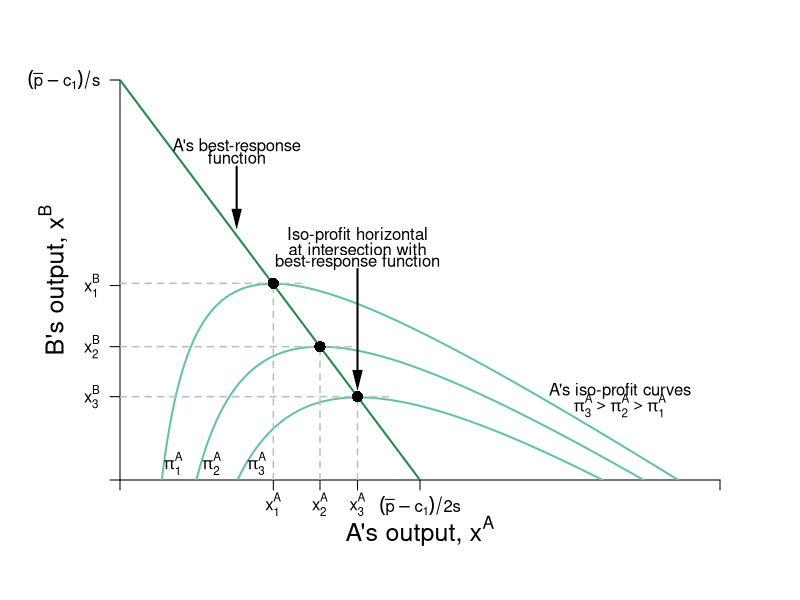

Here is the R script that generated this plot:
require(shape)
pdf(file = "competitionmarkets/cournot_brf_isoA.pdf", width = 9, height = 7)

#Set parameters for graphics
axislabelsize <- 1.5
graphlinewidth <- 2
segmentlinewidth <- 1.5

COL <- c("#7fc97f", "#beaed4", "#fdc086", "#ffff99", "#386cb0", "#f0027f", "#bf5b17", "#666666")
COLA <- c("#99d8c9","#66c2a4","#41ae76", "#238b45", "#005824")
COLB <- c("#4eb3d3", "#2b8cbe", "#0868ac","#084081")

par(mar =  c(6, 6, 4, 4))

piA <- function(xa, xb, s = 0.5, pmax = 20, c1 = 2) {
  (pmax - s*xb)*xa - s*(xa)^2 - c1*xa
}

piB <- function(xa, xb, s = 0.5, pmax = 20, c1 = 2) {
  (pmax - s*xa)*xb - s*(xb)^2 - c1*xb
}

brfB <- function(xa, s = 0.5, pmax = 20, c1 = 2) {
  (pmax - c1)/(2*s) - (1/2)*xa
}

brfA <- function(xa, s = 0.5, pmax = 20, c1 = 2) {
  (pmax - c1)/s - 2*xa
}




xlims <- c(0, 36)
ylims <- c(0, 36)

npts <- 501 
x <- seq(xlims[1], xlims[2], length.out = npts)
y <- seq(ylims[1], ylims[2], length.out = npts) 
a <- c(42, 72, 102)
b <- c(72, 81, 90)


#B's value when at A's bliss point
#0.35*log(5.88) + 0.35*log(8.88) + 0.5*log(10 - 5.88) + 0.5*log(15 - 8.88) 

#B's bliss point x = 4.11765; y = 6.17647
#A's value when at A's bliss point
#0.5*log(4.11765) + 0.5*log(6.17647) + 0.35*log(10 - 4.11765) + 0.35*log(15 - 6.17647) 


plot(0, 0, xlim = xlims, ylim = ylims, type = "n",
     xlab = expression(paste("")),
     ylab = expression(paste("")), 
     xaxt = "n", 
     yaxt = "n", 
     cex.lab = axislabelsize, 
     bty = "n",
     xaxs="i", 
     yaxs="i")

# ticksy <- seq(from = 0, to = ylims[2], by = 2)
# ylabels <- seq(from = 0, to = ylims[2], by = 2)
# ticksx <- seq(from = 0, to = xlims[2], by = 2)
# xlabels <- seq(from = 0, to = xlims[2], by = 2)
ticksy <- c(0, 7.5, 12, 17.5, ylims[2])
ylabels <- c(NA, expression(paste(x[3]^B)), expression(paste(x[2]^B)), expression(paste(x[1]^B)), expression(paste((bar(p) - c[1])/s)))
ticksx <- c(0, 9.2, 12, 14.25, 18, xlims[2])
xlabels <- c(NA, expression(paste(x[1]^A)), expression(paste(x[2]^A)), expression(paste(x[3]^A)), expression(paste((bar(p) - c[1])/2*s)), NA)


axis(1, at = ticksx, pos = 0, labels = xlabels)
axis(2, at = ticksy, pos = 0, labels = ylabels, las = 1)

npts <- 500 
xx1 <- seq(xlims[1], xlims[2], length.out = npts)

lines(xx1, brfA(xx1, s = 0.5, pmax = 20, c1 = 2), col = COLA[4], lwd = graphlinewidth)


#persp(x, y, outer(x, y, u), ticktype="detailed") 
contour(x, y, 
        outer(x, y, piA),
        #labels = c("v1", "v2", "v3"),
        drawlabels = FALSE,
        col = COLA[2],
        #xlab = expression(paste("A's Apples, ", x)),
        #ylab = expression(paste("A's Oranges, ", y)),
        #cex.lab = axislabelsize,
        lwd = graphlinewidth,
        levels = a, 
        xaxs="i", 
        yaxs="i", 
        add = TRUE) 

mtext(expression(paste("A's output, ", x^A)), side=1, line = 2.5, cex = axislabelsize)
text(-4, 0.5*ylims[2], expression(paste("B's output, ", x^B)), xpd = TRUE, cex = axislabelsize, srt = 90) 




#Add arrows:
#arrows(-0.8, 10, -0.8, 14, xpd = TRUE, length=0.1,angle=40,lwd=3)
#arrows(6.2, -1.7, 9, -1.7, xpd = TRUE, length=0.1,angle=40,lwd=3)


# contour(x, y,
#         outer(x, y, piB),
#         #labels = c("v1", "v2", "v3"),
#         drawlabels = FALSE,
#         col = COLB[2],
#         #xlab = expression(paste("")),
#         #ylab = expression(paste("")),
#         lwd = graphlinewidth,
#         levels = b,
#         add = TRUE
#         #xaxs="i",
#         #yaxs="i"
# )


#segments(4.11765, 6.17647, 5.88, 8.88, lty = 1, col = COL[2] , lwd = graphlinewidth)
# text(7.3, 3, expression("Pareto Efficient"))
# text(7.3, 2.4, expression("Curve"))
# Arrows(7.3, 3.5, 7.3, 6.1, col = "black", lty = 1, lwd = 2, arr.type = "triangle", arr.lwd = 0.5)


segments(0, 12, 14, 12, lty = 2, col = "gray" , lwd = segmentlinewidth)
segments(12, 0, 12, 12, lty = 2, col = "gray" , lwd = segmentlinewidth)
points(12, 12, pch = 16, col = "black", cex = 1.5)
segments(0, 7.5, 16.25, 7.5, lty = 2, col = "gray" , lwd = segmentlinewidth)
segments(14.25, 0, 14.25, 7.5, lty = 2, col = "gray" , lwd = segmentlinewidth)
points(14.25, 7.5, pch = 16, col = "black", cex = 1.5)
segments(0, 17.7, 11.2, 17.7, lty = 2, col = "gray" , lwd = segmentlinewidth)
segments(9.2, 0, 9.2, 17.7, lty = 2, col = "gray" , lwd = segmentlinewidth)
points(9.2, 17.7, pch = 16, col = "black", cex = 1.5)

text(14.25, 22, expression(paste("Iso-profit horizontal")))
text(14.25, 20.8, expression(paste("at intersection with")))
text(14.25, 19.6, expression(paste("best-response function")))
Arrows(14.25, 19, 14.25, 9, col = "black", lty = 1, lwd = 2, arr.type = "triangle", arr.lwd = 0.5)



#Label the iso-welfare functions for the HG, Aisha
text(3.2, 1.5, expression(pi[1]^A))
text(5.5, 1.5, expression(pi[2]^A))
text(8.2, 1.5, expression(pi[3]^A))
# text(31, 1.5, expression(pi[1]^A))
# text(28, 1.5, expression(pi[2]^A))
# text(25, 1.5, expression(pi[3]^A))
text(30, 8, expression("A's iso-profit curves"))
text(30, 6.7, expression(paste(pi[3]^A > pi[2]^A, phantom() > pi[1]^A)))
#text(6.6, 8.3, expression(u[4]^A))

#Label the indifference curves for the HG, Betty
# text(8.9, 19, expression(pi[1]^B))
# text(7.9, 19, expression(pi[2]^B))
# text(7, 19, expression(pi[3]^B))
#text(3.4, 6.9, expression(v[4]^B))

# #Label Nash Equilibrium 
# segments(0, 12, 12, 12, lty = 2, col = "gray" , lwd = segmentlinewidth)
# segments(12, 0, 12, 12, lty = 2, col = "gray" , lwd = segmentlinewidth)
# points(12, 12, pch = 16, col = "black", cex = 1.5)
# text(14, 12.4, expression(paste("Nash Equilibrium")))
# text(11.5, 11.5, expression(paste("n")))


# #Annotate Pareto Efficient Curve and relevant points
# segments(8, 6, 6, 8, lty = 1, col = COL[2] , lwd = graphlinewidth)
# points(6, 8, pch = 16, col = "black", cex = 1.5)
# text(6, 8.5, expression(paste("g")))
# 
# points(8, 6, pch = 16, col = "black", cex = 1.5)
# text(7, 7.5, expression(paste("i")))
# 
# points(7, 7, pch = 16, col = "black", cex = 1.5)
# text(8, 6.5, expression(paste("f")))

#points(5.84, 8.77, pch = 16, col = "black", cex = 1.5)

#B's brf
text(7, 30, expression(paste("A's best-response")))
text(7, 29, expression(paste("function")))
Arrows(7, 28.2, 7, 23.5, col = "black", lty = 1, lwd = 2, arr.type = "triangle", arr.lwd = 0.5)


dev.off()
